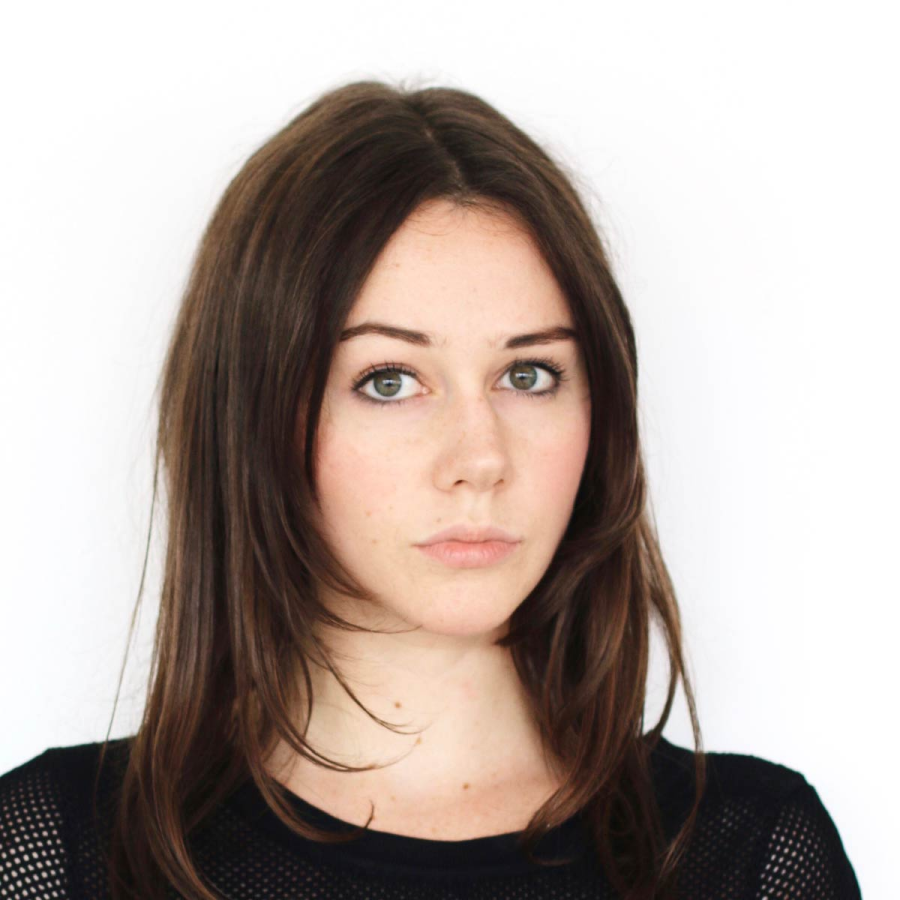
#> input picture photos/female_face_2.png, 900 x 900 px
$ python faces_train.py
#> lines starting #> are read from the running program, lines starting #| are printed output that depends on the picture
import os
import cv2 as cv
import numpy as np
from pathlib import Path


img = cv.imread('photos/female_face_2.png')
#> img is the input picture: shape (900, 900, 3); mean B, G, R 161.5, 167.5, 179.4
# img = cv.imread('photos/female_face_1.webp')

cv.imshow('face', img)
print (type(img))
#| <class 'numpy.ndarray'>
FACES  = Path('Resources/Faces')
FACES_TRAIN = FACES /'train'
people = os.listdir(FACES_TRAIN)

features = []
labels = []

def pre_process_image(img: np.ndarray):
    gray = cv.cvtColor(img, cv.COLOR_BGR2GRAY)
    return gray

haar_cascade = cv.CascadeClassifier('haar_face.xml')

def create_train():
    for person in people:
        path = FACES_TRAIN / person
        # get index of certain person's folder, so we represent a person
        # with a numerical id
        label = people.index(person)
        for img in os.listdir(path):
            cv_img = cv.imread(path / img)
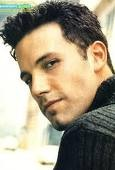
#> input picture Resources/Faces/train/Ben Afflek/1.jpg, 115 x 170 px
#> cv_img is the input picture: shape (170, 115, 3); mean B, G, R 130.9, 151.7, 161.1
            gray = cv.cvtColor(cv_img, cv.COLOR_BGR2GRAY)
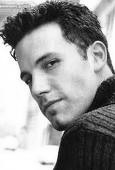
#> gray: shape (170, 115); min 0, max 255, mean 152.2
            faces_rect = haar_cascade.detectMultiScale(gray, 1.1, minNeighbors=4)
#> faces_rect = ()
            for (x,y,w,h) in faces_rect:
                # roi - region of interest
                # go and extract faces
                faces_roi = gray[y:y+h, x:x+w]
                features.append(faces_roi)
                labels.append(label)
#> this loop made 0 passes
#> after the loop, features = []; labels = []

create_train()

features = np.array(features, dtype='object')
labels =   np.array(labels)

face_recognizer = cv.face.LBPHFaceRecognizer.create()
face_recognizer.train(features, labels)

face_recognizer.save('face_trainde.yml')
np.save('features.npy', features)
np.save('labels.npy', labels)


cv.waitKey(0)
